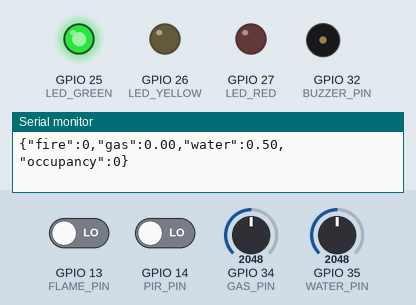
Simulated run of this sketch. Board: ESP32. Parts: output pins drawn as LEDs (lit = HIGH), buzzer (waves = sounding, pin HIGH), the last lines printed to the serial monitor. The test bench sets the inputs (shaded band); at power-on: GPIO 13 (FLAME_PIN) LOW, GPIO 14 (PIR_PIN) LOW, GPIO 34 (GAS_PIN) = 2048, GPIO 35 (WATER_PIN) = 2048.

Above: at 1.3 s.
1.4 s: GPIO 13 (FLAME_PIN) driven HIGH
At 3.8 s:
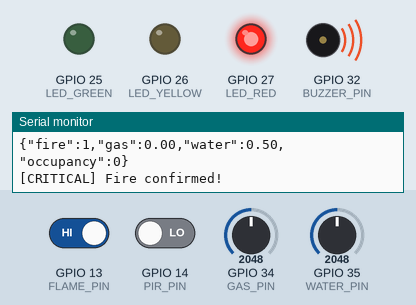
4.4 s: GPIO 13 (FLAME_PIN) driven LOW
At 31.2 s:
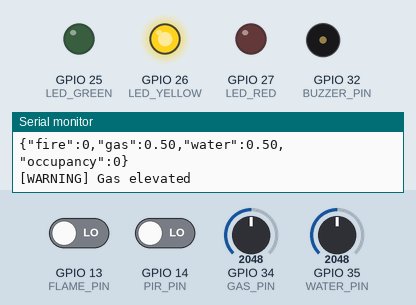
Timing chart, 0 to 31.5 s (numbered marks = the images above; inputs shaded):
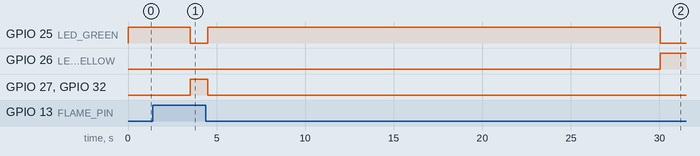

The sketch:

sketch.ino
```cpp
#define FLAME_PIN 13
#define GAS_PIN 34
#define WATER_PIN 35
#define PIR_PIN 14
#define LED_GREEN 25
#define LED_YELLOW 26
#define LED_RED 27
#define BUZZER_PIN 32

int fireCount = 0;
unsigned long bootTime = 0;
const int DEBOUNCE_COUNT = 5;
const int WARMUP_SECONDS = 30;

void setup() {
  Serial.begin(115200);
  pinMode(FLAME_PIN, INPUT);
  pinMode(PIR_PIN, INPUT);
  pinMode(LED_GREEN, OUTPUT);
  pinMode(LED_YELLOW, OUTPUT);
  pinMode(LED_RED, OUTPUT);
  pinMode(BUZZER_PIN, OUTPUT);
  bootTime = millis();
  Serial.println("[BOOT] Zone node starting...");
  Serial.println("[WARMUP] Gas readings suppressed for 30s");
}

void loop() {
  // Read sensors
  int fireRaw = digitalRead(FLAME_PIN);
  int gasRaw = analogRead(GAS_PIN);
  int waterRaw = analogRead(WATER_PIN);
  int pirRaw = digitalRead(PIR_PIN);

  // Debounce fire
  if (fireRaw == HIGH) fireCount++;
  else fireCount = 0;
  int fireConfirmed = (fireCount >= DEBOUNCE_COUNT) ? 1 : 0;

  // Warmup check
  bool warmupDone = (millis() - bootTime) > (WARMUP_SECONDS * 1000UL);
  float gasNorm = warmupDone ? (gasRaw / 4095.0) : 0.0;
  float waterNorm = waterRaw / 4095.0;

  // Send raw values to backend (server computes risk)
  Serial.print("{\"fire\":");
  Serial.print(fireConfirmed);
  Serial.print(",\"gas\":");
  Serial.print(gasNorm, 2);
  Serial.print(",\"water\":");
  Serial.print(waterNorm, 2);
  Serial.print(",\"occupancy\":");
  Serial.print(pirRaw);
  Serial.println("}");

  // Local LED feedback (from backend command)
  if (fireConfirmed) {
    digitalWrite(LED_GREEN, LOW);
    digitalWrite(LED_YELLOW, LOW);
    digitalWrite(LED_RED, HIGH);
    digitalWrite(BUZZER_PIN, HIGH);
    Serial.println("[CRITICAL] Fire confirmed!");
  } else if (gasNorm > 0.3) {
    digitalWrite(LED_GREEN, LOW);
    digitalWrite(LED_YELLOW, HIGH);
    digitalWrite(LED_RED, LOW);
    digitalWrite(BUZZER_PIN, LOW);
    Serial.println("[WARNING] Gas elevated");
  } else {
    digitalWrite(LED_GREEN, HIGH);
    digitalWrite(LED_YELLOW, LOW);
    digitalWrite(LED_RED, LOW);
    digitalWrite(BUZZER_PIN, LOW);
  }

  delay(500);
}
```

Measured:
- after the input at 1.4 s, GPIO 25 (LED_GREEN): HIGH → LOW after 2.1 s; GPIO 27 (LED_RED), GPIO 32 (BUZZER_PIN): LOW → HIGH after 2.1 s
- after the input at 4.4 s, GPIO 25 (LED_GREEN): LOW → HIGH after 0.11 s, → LOW 25.5 s later; GPIO 26 (LED_YELLOW): LOW → HIGH after 25.6 s; GPIO 27 (LED_RED), GPIO 32 (BUZZER_PIN): HIGH → LOW after 0.11 s
